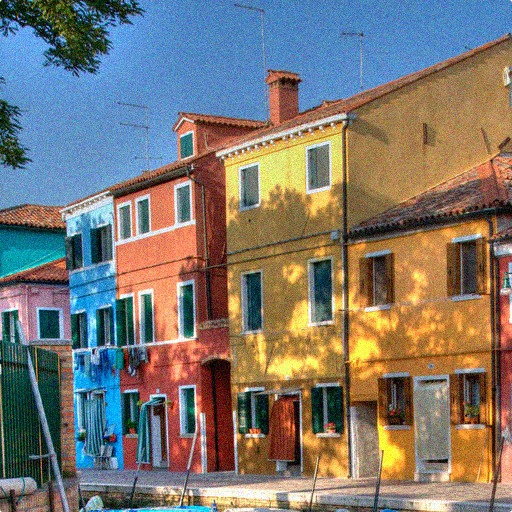
//> input picture assets/colorhouse.jpg, 512 x 512 px, given in place of colorhouse.png, which was not available
$ ./sobel_test   (built with g++ and OpenCV 4)
//> lines starting //> are read from the running program, lines starting //| are printed output that depends on the picture; pictures that were not available may be replaced by others from this repository, and a replacement may not be noted
#include <opencv2/opencv.hpp>
#include "common/cv_puttextzh.h"

int main() {
    cv::Mat image = cv::imread("colorhouse.png");
//> image is the input picture: 512 rows x 512 cols, CV_8UC3; mean B, G, R 112.5, 119.1, 124.6

    cv::Size size = image.size();
//> size = Size(512, 512)
    cv::Mat grad_x, grad_y;
    cv::Mat abs_grad_x, abs_grad_y;
    cv::Mat dst;

    cv::imshow("原图", image);

    cv::Sobel(image, grad_x, CV_8U, 1, 0, 3, 1, 1, cv::BORDER_DEFAULT);
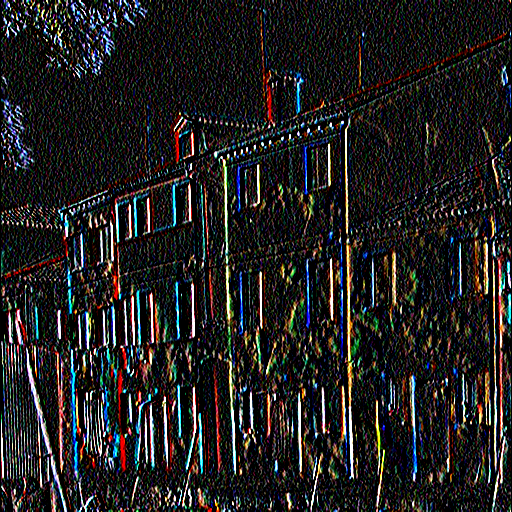
//> grad_x: 512 rows x 512 cols, CV_8UC3; mean B, G, R 33.1, 33.3, 34.3
    cv::convertScaleAbs(grad_x, abs_grad_x);
    cv::imshow("X方向Sobel", abs_grad_x);

    cv::Sobel(image, grad_y, CV_8U, 0, 1, 3, 1, 1, cv::BORDER_DEFAULT);
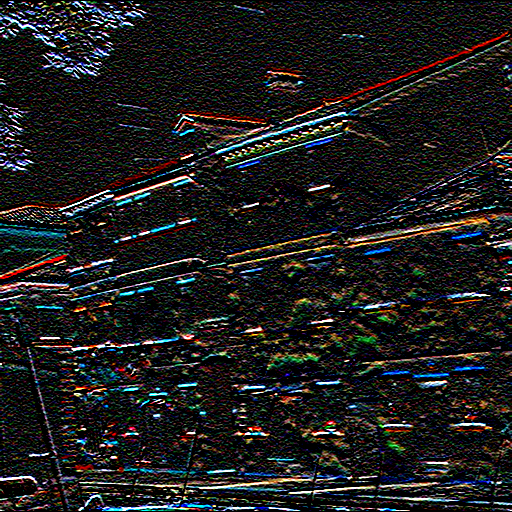
//> grad_y: 512 rows x 512 cols, CV_8UC3; mean B, G, R 30.1, 30.1, 30.3
    cv::convertScaleAbs(grad_y, abs_grad_y);
    cv::imshow("Y方向Sobel", abs_grad_y);

    cv::addWeighted(abs_grad_x, 0.5, abs_grad_y, 0.5, 0, dst);
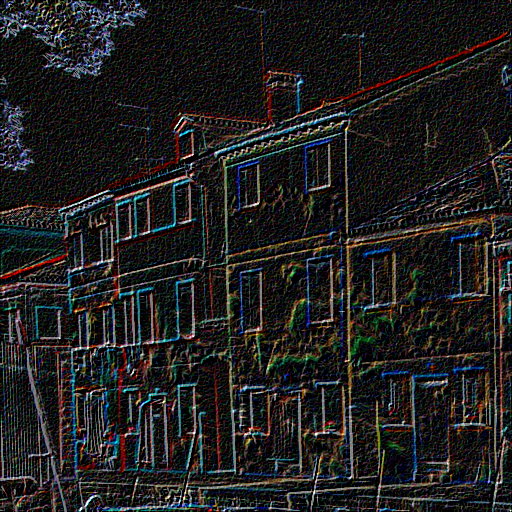
//> dst: 512 rows x 512 cols, CV_8UC3; mean B, G, R 31.6, 31.7, 32.3
    cv::imshow("整体方向Sobel", dst);

    cv::waitKey(0);

    return 0;
}

$ run again, with assets/girl.jpg copied over assets/colorhouse.jpg
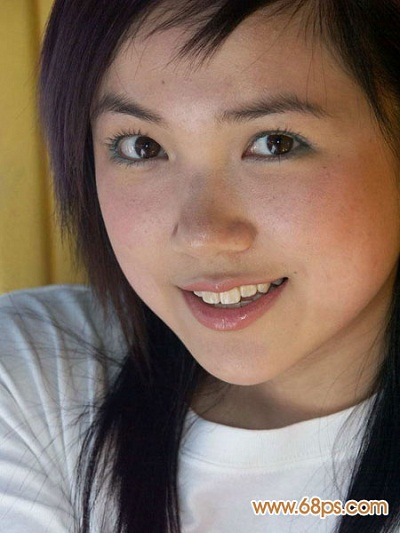
//> input picture assets/girl.jpg, 400 x 533 px, given in place of colorhouse.png, which was not available
//> image is the input picture: 533 rows x 400 cols, CV_8UC3; mean B, G, R 96.4, 108.9, 129.4
//> `cv::Sobel(image, grad_y, CV_8U, 0, 1, 3, 1, 1, cv::BORDER_DEFAULT);`:
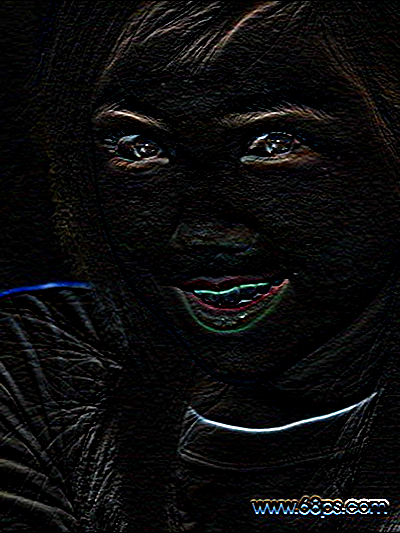
//> grad_y: 533 rows x 400 cols, CV_8UC3; mean B, G, R 12, 11.8, 11.8
//> `cv::addWeighted(abs_grad_x, 0.5, abs_grad_y, 0.5, 0, dst);`:
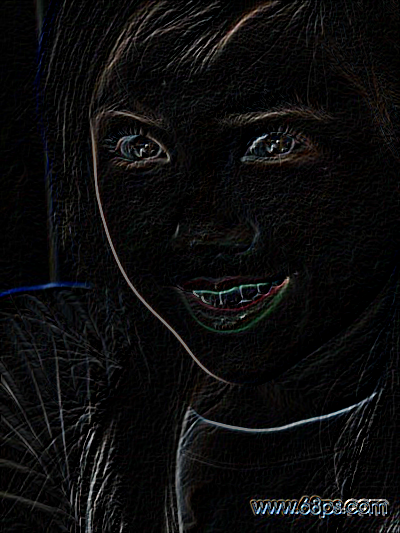
//> dst: 533 rows x 400 cols, CV_8UC3; mean B, G, R 12.2, 12, 12.1

$ run again, with assets/girl2.jpg copied over assets/colorhouse.jpg
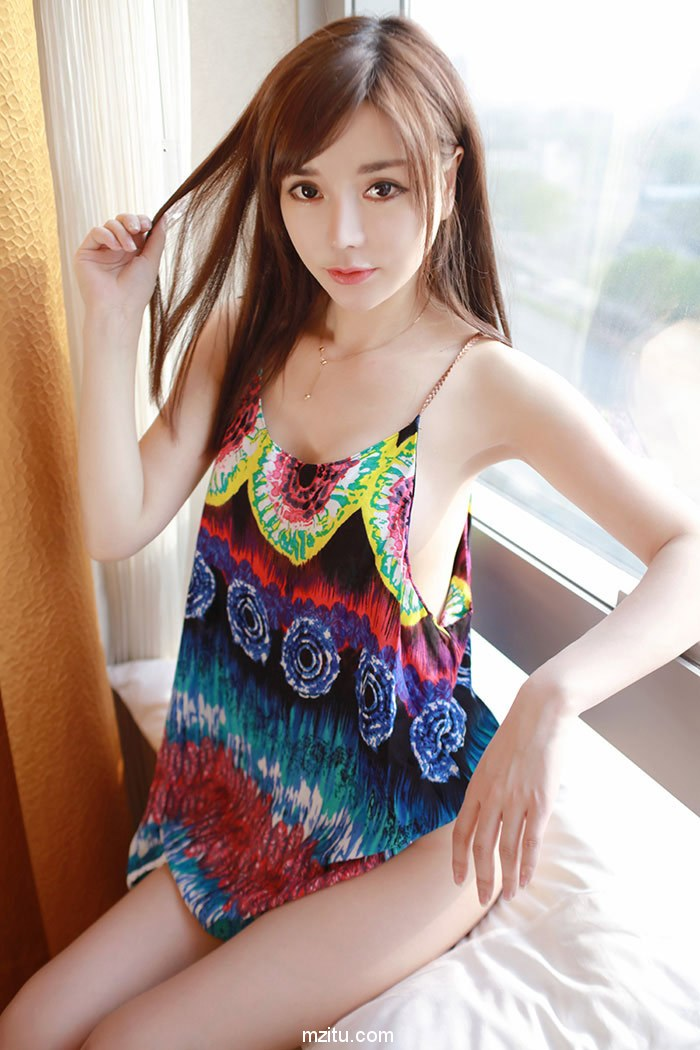
//> input picture assets/girl2.jpg, 700 x 1050 px, given in place of colorhouse.png, which was not available
//> image is the input picture: 1050 rows x 700 cols, CV_8UC3; mean B, G, R 148.7, 156.8, 178.1
//> `cv::Sobel(image, grad_x, CV_8U, 1, 0, 3, 1, 1, cv::BORDER_DEFAULT);`:
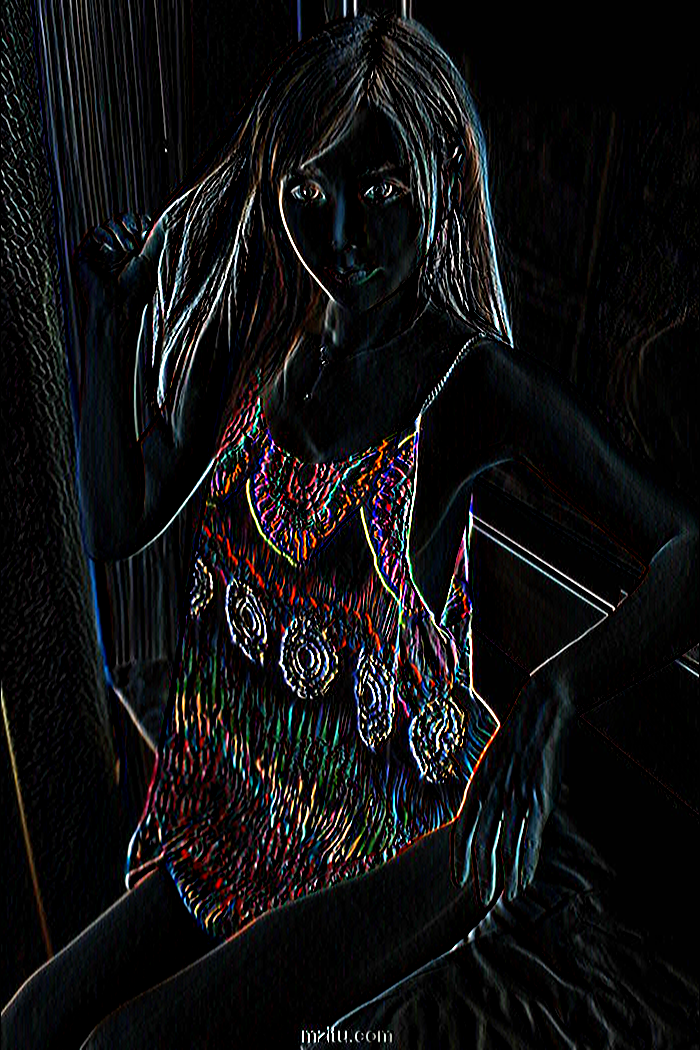
//> grad_x: 1050 rows x 700 cols, CV_8UC3; mean B, G, R 17.7, 16.6, 16.8
//> `cv::addWeighted(abs_grad_x, 0.5, abs_grad_y, 0.5, 0, dst);`:
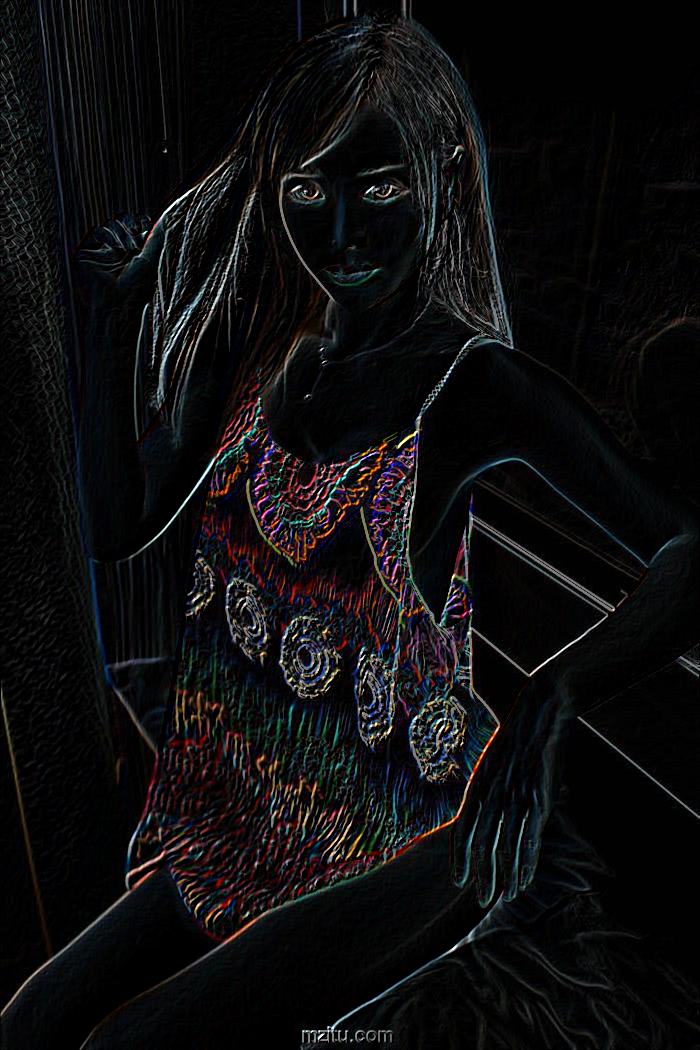
//> dst: 1050 rows x 700 cols, CV_8UC3; mean B, G, R 14.4, 13.5, 14
